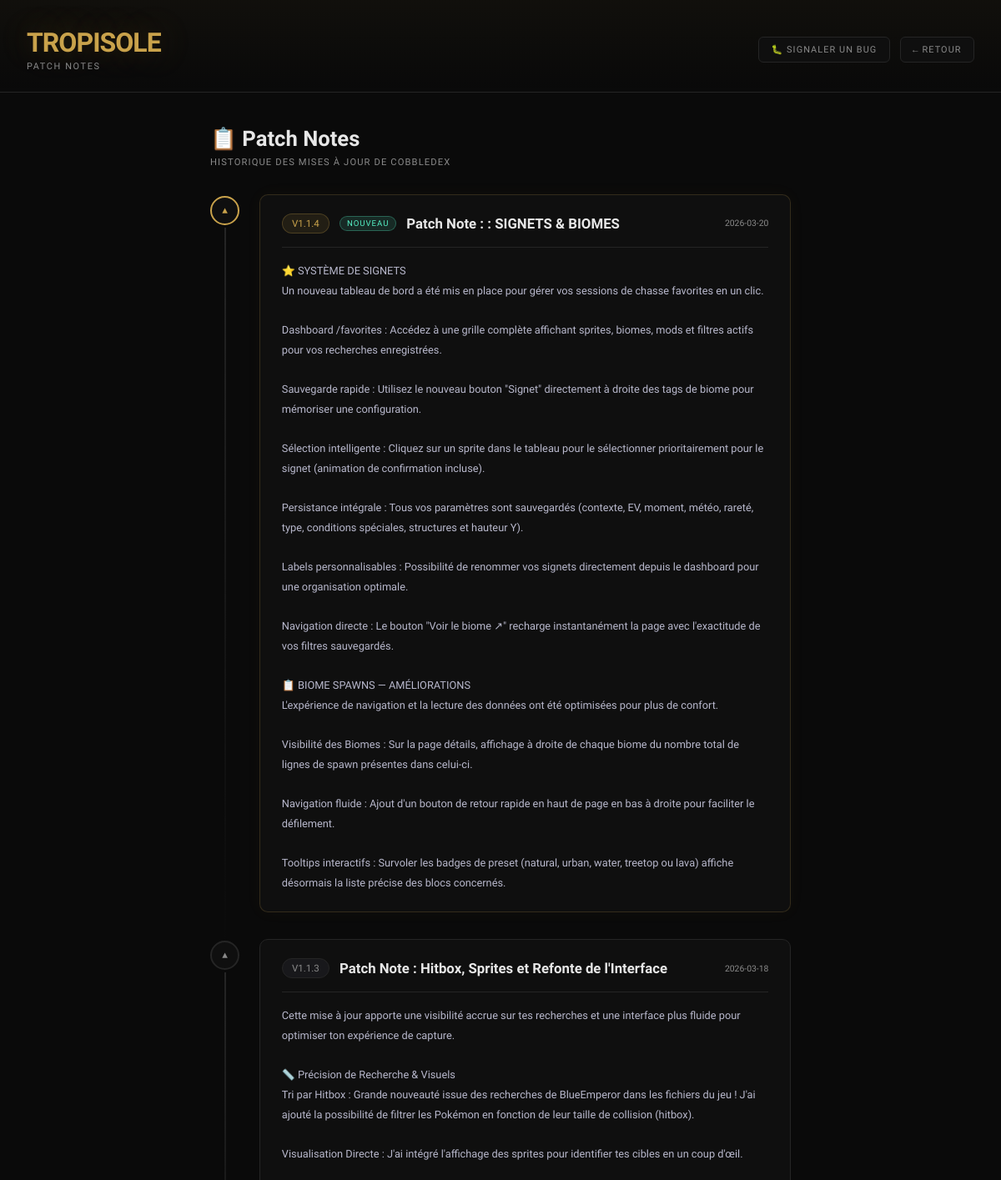
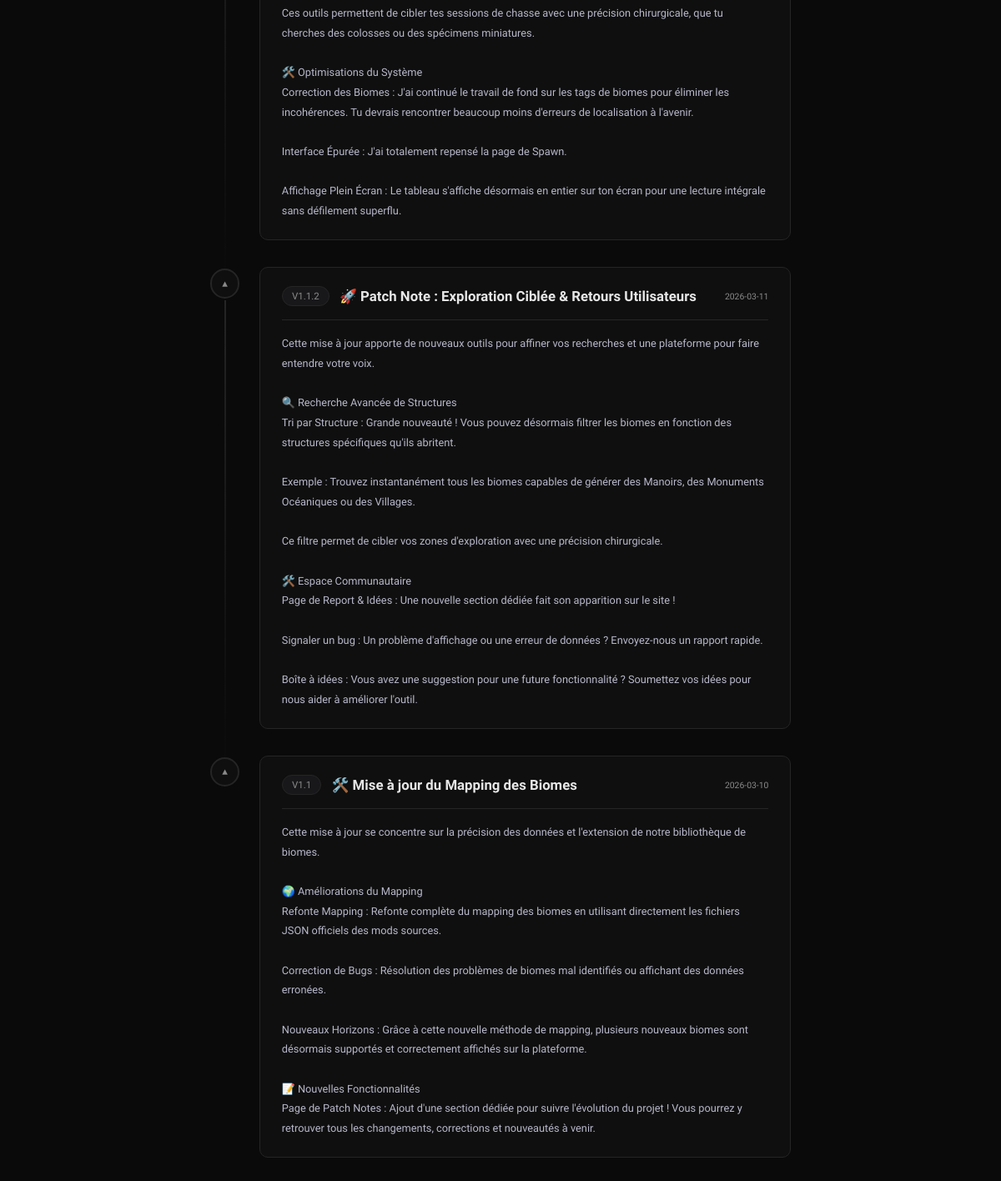
The app's page /patchnotes with its own data (2 pictures, top to bottom).
### tables this page shows
CREATE TABLE patch_notes (
            id         INTEGER PRIMARY KEY AUTOINCREMENT,
            version    TEXT NOT NULL,
            title      TEXT NOT NULL,
            content    TEXT NOT NULL,
            created_at TIMESTAMP DEFAULT CURRENT_TIMESTAMP
        );

### app.py (the view)
@app.route("/patchnotes")
def patchnotes():
    conn = get_db()
    notes = conn.execute(
        "SELECT * FROM patch_notes ORDER BY created_at DESC"
    ).fetchall()
    conn.close()
    return render_template("patchnotes.html", notes=notes)

### app.py (called while the page is built, shortened)
def has_oracle_access():
    if session.get('is_admin'):
        return True
    uid = session.get('user_id')
    if not uid:
        return False

@app.before_request
def security_check():
    public = ['/login', '/firebase-auth', '/logout', '/admin', '/admin/validate', '/admin/refuse',
          '/admin/reset-device', '/admin/logout', '/admin/set-expiry', '/admin/toggle-oracle',
          '/admin/patchnote/add', '/admin/patchnote/delete', '/patchnotes',
          '/bugreport', '/bugreport/submit']
    if request.path.startswith('/static') or request.path.startswith('/set-lang') or request.path in public:
        return

def get_db():
    conn = sqlite3.connect(DB_PATH)
    conn.row_factory = sqlite3.Row
    return conn

def current_lang():
    return session.get("lang", "en")

@app.context_processor
def inject_i18n():
    lang = current_lang()
    buckets = BUCKET_EN if lang == "en" else BUCKET_FR
    return dict(
        lang=lang,
        languages=LANGUAGES,
        pkmn=lambda numero: pokemon_name(numero, lang),
        tagname=lambda fr_tag: tr_tag(fr_tag, lang),
        t=lambda key: UI_STRINGS.get(key, {}).get(lang, key),
        bucket_fr=buckets,
        bucket_js={k: v for k, v in buckets.items() if k is not None},
        time_fr=(TIME_EN if lang == "en" else TIME_FR),
        weather_fr=(WEATHER_EN if lang == "en" else WEATHER_FR),
        oracle_access=has_oracle_access(),
    )

### templates/patchnotes.html (shortened to what this page needs)
<!DOCTYPE html>
<html lang="fr">
<head>
  <link rel="stylesheet" href="{{ url_for('static', filename='css/patchnotes.css') }}">
</head>
<body>
<header>
  <div>
    <div class="logo-title">TROPISOLE</div>
    <div class="logo-sub">Patch Notes</div>
  </div>
  <div style="display:flex;gap:.75rem;align-items:center;">
    <a href="/bugreport" class="btn-back">🐛 Signaler un bug</a>
    <a href="/" class="btn-back">← Retour</a>
  </div>
</header>
<main>
  <div class="page-header">
    <div class="page-title">📋 Patch Notes</div>
    <div class="page-sub">Historique des mises à jour de Cobbledex</div>
  </div>
  {% if notes %}
  <div class="timeline">
    {% for note in notes %}
    <div class="note-item">
      <div class="note-dot">▲</div>
      <div class="note-card">
        <div class="note-meta">
          <span class="note-version">{{ note.version }}</span>
          {% if loop.first %}<span class="badge-new">nouveau</span>{% endif %}
          <span class="note-title">{{ note.title }}</span>
          <span class="note-date">{{ note.created_at[:10] }}</span>
        </div>
        <div class="note-content">{{ note.content }}</div>
      </div>
    </div>
    {% endfor %}
  </div>
  {% else %}
  <div class="empty-state">
    <span class="icon">📋</span>
    Aucune note de mise à jour pour l'instant.
  </div>
  {% endif %}
</main>
</body>
</html>

### static/css/patchnotes.css (style rules this page uses)
:root { --bg: #0a0a0a; --surface: #0e0e0e; --card: #0f0f0f; --border: #252525; --accent: #C9A24B; --accent2: #47ffe8; --text: #e7e7e7; --muted: #8a8a8a; --red: #ff4757; --green: #55efc4; }
* { box-sizing:border-box; margin:0; padding:0; }
body { background:var(--bg); color:var(--text); font-family:'Geist',sans-serif; min-height:100vh; }
body::before { content:''; position:fixed; inset:0; opacity:.25; pointer-events:none; z-index:0; }
header { position:relative; z-index:10; padding:2rem 2rem 1.5rem; border-bottom:1px solid var(--border); background:linear-gradient(180deg,rgba(201,162,75,.04) 0%,transparent 100%); display:flex; align-items:center; justify-content:space-between; flex-wrap:wrap; gap:1rem; }
.logo-title { font-size:2rem; font-weight:800; color:var(--accent); letter-spacing:-.03em; text-shadow:0 0 40px rgba(201,162,75,.3); }
.logo-sub { font-family:'Geist',monospace; font-size:.68rem; color:var(--muted); letter-spacing:.15em; text-transform:uppercase; margin-top:.2rem; }
.btn-back { font-family:'Geist',monospace; font-size:.68rem; text-transform:uppercase; letter-spacing:.1em; padding:.5rem .9rem; border-radius:6px; border:1px solid var(--border); background:var(--card); color:var(--muted); cursor:pointer; text-decoration:none; transition:border-color .2s,color .2s; }
main { position:relative; z-index:5; padding:2.5rem 2rem; max-width:760px; margin:0 auto; display:flex; flex-direction:column; gap:2rem; }
.page-header { display:flex; flex-direction:column; gap:.4rem; }
.page-title { font-size:1.6rem; font-weight:800; }
.page-sub { font-family:'Geist',monospace; font-size:.7rem; color:var(--muted); letter-spacing:.1em; text-transform:uppercase; }
.timeline { display:flex; flex-direction:column; gap:0; }
.note-item { display:flex; gap:1.5rem; position:relative; }
.note-item:not(:last-child)::before { content:''; position:absolute; left:calc(1.1rem - 1px); top:2.5rem; width:2px; bottom:-2rem; background:linear-gradient(to bottom, var(--border), transparent); }
.note-dot { flex-shrink:0; width:2.2rem; height:2.2rem; margin-top:.15rem; border-radius:50%; background:var(--card); border:2px solid var(--accent); display:flex; align-items:center; justify-content:center; font-size:.7rem; font-weight:800; color:var(--accent); font-family:'Geist',monospace; z-index:1; }
.note-item:not(:first-child) .note-dot { border-color:var(--border); color:var(--muted); }
.note-card { flex:1; background:var(--card); border:1px solid var(--border); border-radius:10px; padding:1.4rem 1.6rem; margin-bottom:2rem; display:flex; flex-direction:column; gap:1rem; }
.note-item:first-child .note-card { border-color:rgba(201,162,75,.2); box-shadow:0 0 20px rgba(201,162,75,.04); }
.note-meta { display:flex; align-items:center; flex-wrap:wrap; gap:.75rem; }
.note-version { font-family:'Geist',monospace; font-size:.72rem; padding:.25rem .7rem; border-radius:20px; background:rgba(201,162,75,.1); border:1px solid rgba(201,162,75,.25); color:var(--accent); }
.note-item:not(:first-child) .note-version { background:rgba(106,106,136,.1); border-color:var(--border); color:var(--muted); }
.note-title { font-size:1.05rem; font-weight:700; flex:1; }
.note-date { font-family:'Geist',monospace; font-size:.65rem; color:var(--muted); margin-left:auto; }
.note-content { font-family:'Geist',monospace; font-size:.8rem; line-height:1.85; color:#b8b8cc; white-space:pre-wrap; border-top:1px solid var(--border); padding-top:1rem; }
.badge-new { font-family:'Geist',monospace; font-size:.6rem; letter-spacing:.1em; padding:.15rem .5rem; border-radius:20px; text-transform:uppercase; background:rgba(85,239,196,.12); border:1px solid rgba(85,239,196,.3); color:var(--green); }

### records on screen
patch_notes: version "V1.1.4", shows "NOUVEAU", title "Patch Note : : SIGNETS & BIOMES", created_at "2026-03-20", content "⭐ SYSTÈME DE SIGNETS Un nouveau tableau de bord a été mis en place pour gérer vos sessions de chasse favorites en un clic. Dashboard /favorites : Accédez à une grille complète affichant sprites, biomes, mods et filtres actifs pour vos recherches enregistrées. Sauvegarde rapide : Utilisez le nouveau bouton \"Signet\" directement à droite des tags de biome pour mémoriser une configuration. Sélection intelligente : Cliquez sur un sprite dans le tableau pour le sélectionner prioritairement pour le signet (animation de confirmation incluse). Persistance intégrale : Tous vos paramètres sont sauvegardés (contexte, EV, moment, météo, rareté, type, conditions spéciales, structures et hauteur Y).…"
patch_notes: version "V1.1.3", title "Patch Note : Hitbox, Sprites et Refonte de l'Interface", created_at "2026-03-18", content "Cette mise à jour apporte une visibilité accrue sur tes recherches et une interface plus fluide pour optimiser ton expérience de capture. 📏 Précision de Recherche & Visuels Tri par Hitbox : Grande nouveauté issue des recherches de BlueEmperor dans les fichiers du jeu ! J'ai ajouté la possibilité de filtrer les Pokémon en fonction de leur taille de collision (hitbox). Visualisation Directe : J'ai intégré l'affichage des sprites pour identifier tes cibles en un coup d'œil. Ces outils permettent de cibler tes sessions de chasse avec une précision chirurgicale, que tu cherches des colosses ou des spécimens miniatures. 🛠️ Optimisations du Système Correction des Biomes : J'ai continué le travail…"
patch_notes: version "V1.1.2", title "🚀 Patch Note : Exploration Ciblée & Retours Utilisateurs", created_at "2026-03-11", content "Cette mise à jour apporte de nouveaux outils pour affiner vos recherches et une plateforme pour faire entendre votre voix. 🔍 Recherche Avancée de Structures Tri par Structure : Grande nouveauté ! Vous pouvez désormais filtrer les biomes en fonction des structures spécifiques qu'ils abritent. Exemple : Trouvez instantanément tous les biomes capables de générer des Manoirs, des Monuments Océaniques ou des Villages. Ce filtre permet de cibler vos zones d'exploration avec une précision chirurgicale. 🛠️ Espace Communautaire Page de Report & Idées : Une nouvelle section dédiée fait son apparition sur le site ! Signaler un bug : Un problème d'affichage ou une erreur de données ? Envoyez-nous un…"
patch_notes: version "V1.1", title "🛠️ Mise à jour du Mapping des Biomes", created_at "2026-03-10", content "Cette mise à jour se concentre sur la précision des données et l'extension de notre bibliothèque de biomes. 🌍 Améliorations du Mapping Refonte Mapping : Refonte complète du mapping des biomes en utilisant directement les fichiers JSON officiels des mods sources. Correction de Bugs : Résolution des problèmes de biomes mal identifiés ou affichant des données erronées. Nouveaux Horizons : Grâce à cette nouvelle méthode de mapping, plusieurs nouveaux biomes sont désormais supportés et correctement affichés sur la plateforme. 📝 Nouvelles Fonctionnalités Page de Patch Notes : Ajout d'une section dédiée pour suivre l'évolution du projet ! Vous pourrez y retrouver tous les changements, corrections…"
